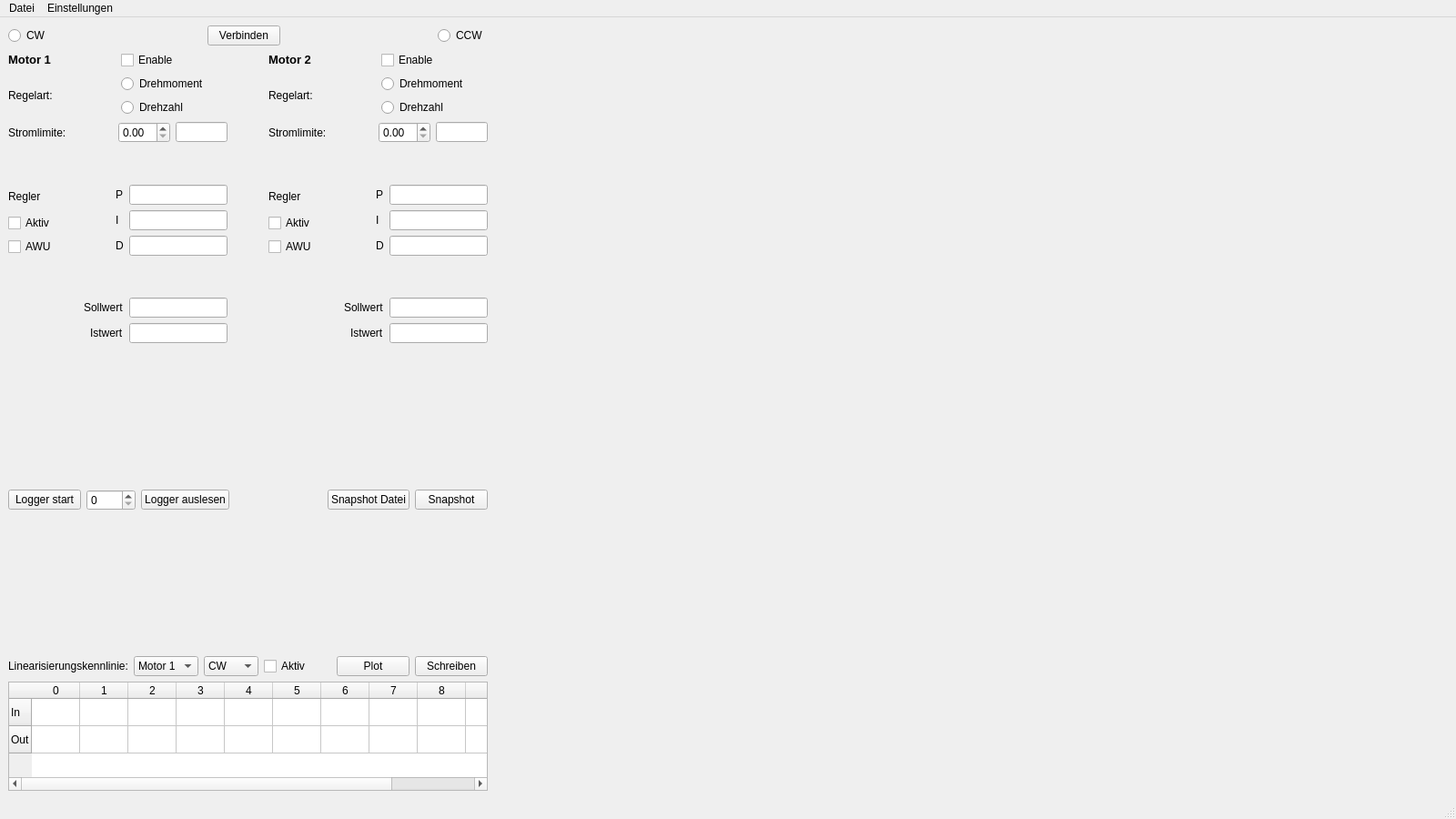
<?xml version="1.0" encoding="UTF-8"?>
<ui version="4.0">
 <class>MainWindow</class>
 <widget class="QMainWindow" name="MainWindow">
  <property name="geometry">
   <rect>
    <x>0</x>
    <y>0</y>
    <width>1600</width>
    <height>900</height>
   </rect>
  </property>
  <property name="windowTitle">
   <string>MainWindow</string>
  </property>
  <widget class="QWidget" name="centralwidget">
   <layout class="QHBoxLayout" name="horizontalLayout_14">
    <item>
     <layout class="QHBoxLayout" name="horizontalLayout_main" stretch="1,2">
      <item>
       <layout class="QVBoxLayout" name="verticalLayout_left">
        <item>
         <layout class="QHBoxLayout" name="horizontalLayout_con">
          <item>
           <widget class="QRadioButton" name="radio_cw">
            <property name="toolTip">
             <string>Drehrichtung mit dem Uhrzeigersin</string>
            </property>
            <property name="text">
             <string>CW</string>
            </property>
            <property name="autoExclusive">
             <bool>false</bool>
            </property>
           </widget>
          </item>
          <item>
           <spacer name="horizontalSpacer_2">
            <property name="orientation">
             <enum>Qt::Horizontal</enum>
            </property>
            <property name="sizeHint" stdset="0">
             <size>
              <width>40</width>
              <height>20</height>
             </size>
            </property>
           </spacer>
          </item>
          <item>
           <widget class="QPushButton" name="btn_connect">
            <property name="toolTip">
             <string>Mit PLC verbinden</string>
            </property>
            <property name="text">
             <string>Verbinden</string>
            </property>
           </widget>
          </item>
          <item>
           <spacer name="horizontalSpacer_3">
            <property name="orientation">
             <enum>Qt::Horizontal</enum>
            </property>
            <property name="sizeHint" stdset="0">
             <size>
              <width>40</width>
              <height>20</height>
             </size>
            </property>
           </spacer>
          </item>
          <item>
           <widget class="QRadioButton" name="radio_ccw">
            <property name="toolTip">
             <string>Drehrichtung gegen den Uhrzeigersin</string>
            </property>
            <property name="text">
             <string>CCW</string>
            </property>
            <property name="autoExclusive">
             <bool>false</bool>
            </property>
           </widget>
          </item>
         </layout>
        </item>
        <item>
         <layout class="QHBoxLayout" name="horizontalLayout_webview"/>
        </item>
        <item>
         <layout class="QHBoxLayout" name="horizontalLayout_motors">
          <item>
           <layout class="QVBoxLayout" name="verticalLayout_4">
            <item>
             <layout class="QHBoxLayout" name="horizontalLayout_16">
              <item>
               <widget class="QLabel" name="label_5">
                <property name="text">
                 <string>&lt;html&gt;&lt;head/&gt;&lt;body&gt;&lt;p&gt;&lt;span style=&quot; font-size:10pt; font-weight:600;&quot;&gt;Motor 1&lt;/span&gt;&lt;/p&gt;&lt;/body&gt;&lt;/html&gt;</string>
                </property>
               </widget>
              </item>
              <item>
               <widget class="QCheckBox" name="checkBox_enable_m1">
                <property name="toolTip">
                 <string>Motor 1 einschalten</string>
                </property>
                <property name="text">
                 <string>Enable</string>
                </property>
               </widget>
              </item>
             </layout>
            </item>
            <item>
             <layout class="QHBoxLayout" name="horizontalLayout_3">
              <item>
               <widget class="QLabel" name="label_7">
                <property name="text">
                 <string>Regelart:</string>
                </property>
               </widget>
              </item>
              <item>
               <layout class="QVBoxLayout" name="verticalLayout_11">
                <item>
                 <widget class="QRadioButton" name="radio_m1_m">
                  <property name="toolTip">
                   <string>Motor 1 soll Drehmoment geregelt sein</string>
                  </property>
                  <property name="text">
                   <string>Drehmoment</string>
                  </property>
                  <property name="autoExclusive">
                   <bool>false</bool>
                  </property>
                 </widget>
                </item>
                <item>
                 <widget class="QRadioButton" name="radio_m1_n">
                  <property name="toolTip">
                   <string>Motor 1 soll Drehzahl geregelt sein</string>
                  </property>
                  <property name="text">
                   <string>Drehzahl</string>
                  </property>
                  <property name="autoExclusive">
                   <bool>false</bool>
                  </property>
                 </widget>
                </item>
               </layout>
              </item>
             </layout>
            </item>
            <item>
             <layout class="QHBoxLayout" name="horizontalLayout_5" stretch="2,1,1">
              <item>
               <widget class="QLabel" name="label_9">
                <property name="text">
                 <string>Stromlimite:</string>
                </property>
               </widget>
              </item>
              <item>
               <widget class="QDoubleSpinBox" name="SpinBox_I_m1">
                <property name="toolTip">
                 <string>Stromlimit für Motor 1</string>
                </property>
               </widget>
              </item>
              <item>
               <widget class="QLineEdit" name="lineEdit_i1">
                <property name="toolTip">
                 <string>Aktuelle Stromaufnahme von Motor 1</string>
                </property>
                <property name="readOnly">
                 <bool>true</bool>
                </property>
               </widget>
              </item>
             </layout>
            </item>
            <item>
             <spacer name="verticalSpacer_4">
              <property name="orientation">
               <enum>Qt::Vertical</enum>
              </property>
              <property name="sizeHint" stdset="0">
               <size>
                <width>20</width>
                <height>40</height>
               </size>
              </property>
             </spacer>
            </item>
            <item>
             <layout class="QVBoxLayout" name="verticalLayout_3">
              <item>
               <layout class="QHBoxLayout" name="horizontalLayout">
                <item>
                 <layout class="QVBoxLayout" name="verticalLayout_13">
                  <item>
                   <widget class="QLabel" name="label">
                    <property name="text">
                     <string>Regler</string>
                    </property>
                   </widget>
                  </item>
                  <item>
                   <widget class="QCheckBox" name="checkBox_re_m1_active">
                    <property name="toolTip">
                     <string>Regler aktivieren</string>
                    </property>
                    <property name="text">
                     <string>Aktiv</string>
                    </property>
                   </widget>
                  </item>
                  <item>
                   <widget class="QCheckBox" name="checkBox_awu_m1_active">
                    <property name="toolTip">
                     <string>Anti Windup aktivieren</string>
                    </property>
                    <property name="text">
                     <string>AWU</string>
                    </property>
                   </widget>
                  </item>
                 </layout>
                </item>
                <item>
                 <spacer name="horizontalSpacer_6">
                  <property name="orientation">
                   <enum>Qt::Horizontal</enum>
                  </property>
                  <property name="sizeHint" stdset="0">
                   <size>
                    <width>40</width>
                    <height>20</height>
                   </size>
                  </property>
                 </spacer>
                </item>
                <item>
                 <layout class="QVBoxLayout" name="verticalLayout">
                  <item>
                   <widget class="QLabel" name="label_2">
                    <property name="text">
                     <string>P</string>
                    </property>
                   </widget>
                  </item>
                  <item>
                   <widget class="QLabel" name="label_4">
                    <property name="text">
                     <string>I</string>
                    </property>
                   </widget>
                  </item>
                  <item>
                   <widget class="QLabel" name="label_3">
                    <property name="text">
                     <string>D</string>
                    </property>
                   </widget>
                  </item>
                 </layout>
                </item>
                <item>
                 <layout class="QVBoxLayout" name="verticalLayout_2">
                  <item>
                   <widget class="QLineEdit" name="lineEdit_m1_p">
                    <property name="toolTip">
                     <string>Proportionalbeiwert des Reglers</string>
                    </property>
                   </widget>
                  </item>
                  <item>
                   <widget class="QLineEdit" name="lineEdit_m1_i">
                    <property name="toolTip">
                     <string>Integral Anteil des Reglers</string>
                    </property>
                   </widget>
                  </item>
                  <item>
                   <widget class="QLineEdit" name="lineEdit_m1_d">
                    <property name="toolTip">
                     <string>Differenzial Anteil des Reglers</string>
                    </property>
                   </widget>
                  </item>
                 </layout>
                </item>
               </layout>
              </item>
             </layout>
            </item>
            <item>
             <spacer name="verticalSpacer">
              <property name="orientation">
               <enum>Qt::Vertical</enum>
              </property>
              <property name="sizeHint" stdset="0">
               <size>
                <width>20</width>
                <height>40</height>
               </size>
              </property>
             </spacer>
            </item>
            <item>
             <layout class="QHBoxLayout" name="horizontalLayout_8">
              <item>
               <spacer name="horizontalSpacer_7">
                <property name="orientation">
                 <enum>Qt::Horizontal</enum>
                </property>
                <property name="sizeHint" stdset="0">
                 <size>
                  <width>40</width>
                  <height>20</height>
                 </size>
                </property>
               </spacer>
              </item>
              <item>
               <widget class="QLabel" name="label_15">
                <property name="text">
                 <string>Sollwert</string>
                </property>
               </widget>
              </item>
              <item>
               <widget class="QLineEdit" name="lineEdit_w_m1">
                <property name="toolTip">
                 <string>Sollwert W von Motor 1</string>
                </property>
               </widget>
              </item>
             </layout>
            </item>
            <item>
             <layout class="QHBoxLayout" name="horizontalLayout_9">
              <item>
               <spacer name="horizontalSpacer_8">
                <property name="orientation">
                 <enum>Qt::Horizontal</enum>
                </property>
                <property name="sizeHint" stdset="0">
                 <size>
                  <width>40</width>
                  <height>20</height>
                 </size>
                </property>
               </spacer>
              </item>
              <item>
               <widget class="QLabel" name="label_16">
                <property name="text">
                 <string>Istwert</string>
                </property>
               </widget>
              </item>
              <item>
               <widget class="QLineEdit" name="lineEdit_x_m1">
                <property name="toolTip">
                 <string>Istwert X von Motor 1</string>
                </property>
               </widget>
              </item>
             </layout>
            </item>
           </layout>
          </item>
          <item>
           <spacer name="horizontalSpacer_11">
            <property name="orientation">
             <enum>Qt::Horizontal</enum>
            </property>
            <property name="sizeHint" stdset="0">
             <size>
              <width>40</width>
              <height>20</height>
             </size>
            </property>
           </spacer>
          </item>
          <item>
           <layout class="QVBoxLayout" name="verticalLayout_5">
            <item>
             <layout class="QHBoxLayout" name="horizontalLayout_17">
              <item>
               <widget class="QLabel" name="label_6">
                <property name="text">
                 <string>&lt;html&gt;&lt;head/&gt;&lt;body&gt;&lt;p&gt;&lt;span style=&quot; font-size:10pt; font-weight:600;&quot;&gt;Motor 2&lt;/span&gt;&lt;/p&gt;&lt;/body&gt;&lt;/html&gt;</string>
                </property>
               </widget>
              </item>
              <item>
               <widget class="QCheckBox" name="checkBox_enable_m2">
                <property name="toolTip">
                 <string>Motor 2 einschalten</string>
                </property>
                <property name="text">
                 <string>Enable</string>
                </property>
               </widget>
              </item>
             </layout>
            </item>
            <item>
             <layout class="QHBoxLayout" name="horizontalLayout_4">
              <item>
               <widget class="QLabel" name="label_8">
                <property name="text">
                 <string>Regelart:</string>
                </property>
               </widget>
              </item>
              <item>
               <layout class="QVBoxLayout" name="verticalLayout_12">
                <item>
                 <widget class="QRadioButton" name="radio_m2_m">
                  <property name="toolTip">
                   <string>Motor 2 soll Drehmoment geregelt sein</string>
                  </property>
                  <property name="text">
                   <string>Drehmoment</string>
                  </property>
                  <property name="autoExclusive">
                   <bool>false</bool>
                  </property>
                 </widget>
                </item>
                <item>
                 <widget class="QRadioButton" name="radio_m2_n">
                  <property name="toolTip">
                   <string>Motor 2 soll Drehzahl geregelt sein</string>
                  </property>
                  <property name="text">
                   <string>Drehzahl</string>
                  </property>
                  <property name="autoExclusive">
                   <bool>false</bool>
                  </property>
                 </widget>
                </item>
               </layout>
              </item>
             </layout>
            </item>
            <item>
             <layout class="QHBoxLayout" name="horizontalLayout_6" stretch="2,1,1">
              <item>
               <widget class="QLabel" name="label_10">
                <property name="text">
                 <string>Stromlimite:</string>
                </property>
               </widget>
              </item>
              <item>
               <widget class="QDoubleSpinBox" name="SpinBox_I_m2">
                <property name="toolTip">
                 <string>Stromlimit für Motor 2</string>
                </property>
               </widget>
              </item>
              <item>
               <widget class="QLineEdit" name="lineEdit_i2">
                <property name="toolTip">
                 <string>Aktuelle Stromaufnahme von Motor 2</string>
                </property>
                <property name="readOnly">
                 <bool>true</bool>
                </property>
               </widget>
              </item>
             </layout>
            </item>
            <item>
             <spacer name="verticalSpacer_5">
              <property name="orientation">
               <enum>Qt::Vertical</enum>
              </property>
              <property name="sizeHint" stdset="0">
               <size>
                <width>20</width>
                <height>40</height>
               </size>
              </property>
             </spacer>
            </item>
            <item>
             <layout class="QVBoxLayout" name="verticalLayout_6">
              <item>
               <layout class="QHBoxLayout" name="horizontalLayout_7">
                <item>
                 <layout class="QVBoxLayout" name="verticalLayout_10">
                  <item>
                   <widget class="QLabel" name="label_11">
                    <property name="text">
                     <string>Regler</string>
                    </property>
                   </widget>
                  </item>
                  <item>
                   <widget class="QCheckBox" name="checkBox_re_m2_active">
                    <property name="toolTip">
                     <string>Regler aktivieren</string>
                    </property>
                    <property name="text">
                     <string>Aktiv</string>
                    </property>
                   </widget>
                  </item>
                  <item>
                   <widget class="QCheckBox" name="checkBox_awu_m2_active">
                    <property name="toolTip">
                     <string>Anti Windup aktivieren</string>
                    </property>
                    <property name="text">
                     <string>AWU</string>
                    </property>
                   </widget>
                  </item>
                 </layout>
                </item>
                <item>
                 <spacer name="horizontalSpacer_5">
                  <property name="orientation">
                   <enum>Qt::Horizontal</enum>
                  </property>
                  <property name="sizeHint" stdset="0">
                   <size>
                    <width>40</width>
                    <height>20</height>
                   </size>
                  </property>
                 </spacer>
                </item>
                <item>
                 <layout class="QVBoxLayout" name="verticalLayout_7">
                  <item>
                   <widget class="QLabel" name="label_12">
                    <property name="text">
                     <string>P</string>
                    </property>
                   </widget>
                  </item>
                  <item>
                   <widget class="QLabel" name="label_13">
                    <property name="text">
                     <string>I</string>
                    </property>
                   </widget>
                  </item>
                  <item>
                   <widget class="QLabel" name="label_14">
                    <property name="text">
                     <string>D</string>
                    </property>
                   </widget>
                  </item>
                 </layout>
                </item>
                <item>
                 <layout class="QVBoxLayout" name="verticalLayout_8">
                  <item>
                   <widget class="QLineEdit" name="lineEdit_m2_p">
                    <property name="toolTip">
                     <string>Proportionalbeiwert des Reglers</string>
                    </property>
                   </widget>
                  </item>
                  <item>
                   <widget class="QLineEdit" name="lineEdit_m2_i">
                    <property name="toolTip">
                     <string>Integral Anteil des Reglers</string>
                    </property>
                   </widget>
                  </item>
                  <item>
                   <widget class="QLineEdit" name="lineEdit_m2_d">
                    <property name="toolTip">
                     <string>Differenzial Anteil des Reglers</string>
                    </property>
                   </widget>
                  </item>
                 </layout>
                </item>
               </layout>
              </item>
             </layout>
            </item>
            <item>
             <spacer name="verticalSpacer_2">
              <property name="orientation">
               <enum>Qt::Vertical</enum>
              </property>
              <property name="sizeHint" stdset="0">
               <size>
                <width>20</width>
                <height>40</height>
               </size>
              </property>
             </spacer>
            </item>
            <item>
             <layout class="QHBoxLayout" name="horizontalLayout_11">
              <item>
               <spacer name="horizontalSpacer_9">
                <property name="orientation">
                 <enum>Qt::Horizontal</enum>
                </property>
                <property name="sizeHint" stdset="0">
                 <size>
                  <width>40</width>
                  <height>20</height>
                 </size>
                </property>
               </spacer>
              </item>
              <item>
               <widget class="QLabel" name="label_18">
                <property name="text">
                 <string>Sollwert</string>
                </property>
               </widget>
              </item>
              <item>
               <widget class="QLineEdit" name="lineEdit_w_m2">
                <property name="toolTip">
                 <string>Sollwert W von Motor 2</string>
                </property>
               </widget>
              </item>
             </layout>
            </item>
            <item>
             <layout class="QHBoxLayout" name="horizontalLayout_10">
              <item>
               <spacer name="horizontalSpacer_10">
                <property name="orientation">
                 <enum>Qt::Horizontal</enum>
                </property>
                <property name="sizeHint" stdset="0">
                 <size>
                  <width>40</width>
                  <height>20</height>
                 </size>
                </property>
               </spacer>
              </item>
              <item>
               <widget class="QLabel" name="label_17">
                <property name="text">
                 <string>Istwert</string>
                </property>
               </widget>
              </item>
              <item>
               <widget class="QLineEdit" name="lineEdit_x_m2">
                <property name="toolTip">
                 <string>Istwert X von Motor 2</string>
                </property>
               </widget>
              </item>
             </layout>
            </item>
           </layout>
          </item>
         </layout>
        </item>
        <item>
         <spacer name="verticalSpacer_7">
          <property name="orientation">
           <enum>Qt::Vertical</enum>
          </property>
          <property name="sizeHint" stdset="0">
           <size>
            <width>20</width>
            <height>40</height>
           </size>
          </property>
         </spacer>
        </item>
        <item>
         <layout class="QHBoxLayout" name="horizontalLayout_logger">
          <item>
           <widget class="QPushButton" name="btn_start_logger">
            <property name="toolTip">
             <string>Logger starten</string>
            </property>
            <property name="text">
             <string>Logger start</string>
            </property>
           </widget>
          </item>
          <item>
           <widget class="QSpinBox" name="spinBox_len_logger">
            <property name="toolTip">
             <string>Dauer des Loggers einstellen</string>
            </property>
            <property name="maximum">
             <number>1000</number>
            </property>
            <property name="singleStep">
             <number>1</number>
            </property>
           </widget>
          </item>
          <item>
           <widget class="QPushButton" name="btn_read_logger">
            <property name="toolTip">
             <string>Daten aus dem Logger auslesen</string>
            </property>
            <property name="statusTip">
             <string>Loggerdaten werden als Plot dargestellt und als Textdatei 'logger_data.txt' im aktuellen Verzeichniss gespeichert</string>
            </property>
            <property name="text">
             <string>Logger auslesen</string>
            </property>
           </widget>
          </item>
          <item>
           <spacer name="horizontalSpacer_4">
            <property name="orientation">
             <enum>Qt::Horizontal</enum>
            </property>
            <property name="sizeHint" stdset="0">
             <size>
              <width>40</width>
              <height>20</height>
             </size>
            </property>
           </spacer>
          </item>
          <item>
           <widget class="QPushButton" name="btn_snap_file">
            <property name="toolTip">
             <string>Erstelle neue Snapshot Datei</string>
            </property>
            <property name="statusTip">
             <string>Erstellt eine neue Datei 'snapshot.txt' im aktuellen Verzeichniss</string>
            </property>
            <property name="text">
             <string>Snapshot Datei</string>
            </property>
           </widget>
          </item>
          <item>
           <widget class="QPushButton" name="btn_snap">
            <property name="toolTip">
             <string>Mache Snapshot der aktuellen Prozessvariabeln</string>
            </property>
            <property name="statusTip">
             <string>Schreibt die aktuellen Prozessvariabeln [W Drehzahl, W Drehmoment, Strom M1, Strom M2, Drehzahl, Drehmoment] in die Snapshot Datei </string>
            </property>
            <property name="text">
             <string>Snapshot</string>
            </property>
           </widget>
          </item>
         </layout>
        </item>
        <item>
         <spacer name="verticalSpacer_6">
          <property name="orientation">
           <enum>Qt::Vertical</enum>
          </property>
          <property name="sizeHint" stdset="0">
           <size>
            <width>20</width>
            <height>40</height>
           </size>
          </property>
         </spacer>
        </item>
        <item>
         <layout class="QHBoxLayout" name="horizontalLayout_lin">
          <item>
           <widget class="QLabel" name="label_19">
            <property name="text">
             <string>Linearisierungskennlinie:</string>
            </property>
           </widget>
          </item>
          <item>
           <widget class="QComboBox" name="comboBox_motor">
            <property name="toolTip">
             <string>Motor auswählen</string>
            </property>
            <item>
             <property name="text">
              <string>Motor 1</string>
             </property>
            </item>
            <item>
             <property name="text">
              <string>Motor 2</string>
             </property>
            </item>
           </widget>
          </item>
          <item>
           <widget class="QComboBox" name="comboBox_cw">
            <property name="toolTip">
             <string>Richtung auswählen</string>
            </property>
            <item>
             <property name="text">
              <string>CW</string>
             </property>
            </item>
            <item>
             <property name="text">
              <string>CCW</string>
             </property>
            </item>
           </widget>
          </item>
          <item>
           <widget class="QCheckBox" name="checkBox_lin_active">
            <property name="toolTip">
             <string>Linearisierungskennlinie aktivieren</string>
            </property>
            <property name="text">
             <string>Aktiv</string>
            </property>
           </widget>
          </item>
          <item>
           <spacer name="horizontalSpacer">
            <property name="orientation">
             <enum>Qt::Horizontal</enum>
            </property>
            <property name="sizeHint" stdset="0">
             <size>
              <width>40</width>
              <height>20</height>
             </size>
            </property>
           </spacer>
          </item>
          <item>
           <widget class="QPushButton" name="btn_plot">
            <property name="toolTip">
             <string>Plot der ausgewählten Kennlinie zeigen</string>
            </property>
            <property name="text">
             <string>Plot</string>
            </property>
           </widget>
          </item>
          <item>
           <widget class="QPushButton" name="btn_write_lin">
            <property name="toolTip">
             <string>Gewählte Kennlinie überschreiben</string>
            </property>
            <property name="text">
             <string>Schreiben</string>
            </property>
           </widget>
          </item>
         </layout>
        </item>
        <item>
         <widget class="QTableWidget" name="tableWidget">
          <property name="maximumSize">
           <size>
            <width>16777215</width>
            <height>120</height>
           </size>
          </property>
          <property name="toolTip">
           <string>Tabelle zeigt die Werte der ausgewählten Kennlinie</string>
          </property>
          <attribute name="horizontalHeaderMinimumSectionSize">
           <number>30</number>
          </attribute>
          <attribute name="horizontalHeaderDefaultSectionSize">
           <number>53</number>
          </attribute>
          <row>
           <property name="text">
            <string>In</string>
           </property>
          </row>
          <row>
           <property name="text">
            <string>Out</string>
           </property>
          </row>
          <column>
           <property name="text">
            <string>0</string>
           </property>
          </column>
          <column>
           <property name="text">
            <string>1</string>
           </property>
          </column>
          <column>
           <property name="text">
            <string>2</string>
           </property>
          </column>
          <column>
           <property name="text">
            <string>3</string>
           </property>
          </column>
          <column>
           <property name="text">
            <string>4</string>
           </property>
          </column>
          <column>
           <property name="text">
            <string>5</string>
           </property>
          </column>
          <column>
           <property name="text">
            <string>6</string>
           </property>
          </column>
          <column>
           <property name="text">
            <string>7</string>
           </property>
          </column>
          <column>
           <property name="text">
            <string>8</string>
           </property>
          </column>
          <column>
           <property name="text">
            <string>9</string>
           </property>
          </column>
          <column>
           <property name="text">
            <string>10</string>
           </property>
          </column>
         </widget>
        </item>
       </layout>
      </item>
      <item>
       <layout class="QVBoxLayout" name="traceLayout">
        <item>
         <spacer name="verticalSpacer_3">
          <property name="orientation">
           <enum>Qt::Vertical</enum>
          </property>
          <property name="sizeHint" stdset="0">
           <size>
            <width>20</width>
            <height>40</height>
           </size>
          </property>
         </spacer>
        </item>
       </layout>
      </item>
     </layout>
    </item>
   </layout>
  </widget>
  <widget class="QMenuBar" name="menubar">
   <property name="geometry">
    <rect>
     <x>0</x>
     <y>0</y>
     <width>1600</width>
     <height>26</height>
    </rect>
   </property>
   <widget class="QMenu" name="menuDatei">
    <property name="title">
     <string>Datei</string>
    </property>
    <addaction name="actionKonfiguration_speichern"/>
    <addaction name="actionKonfiguration_laden"/>
    <addaction name="separator"/>
    <addaction name="actionSchliessen"/>
   </widget>
   <widget class="QMenu" name="menuEinstellungen">
    <property name="title">
     <string>Einstellungen</string>
    </property>
    <widget class="QMenu" name="menuAuto_Linearisierung_starten">
     <property name="title">
      <string>Auto Linearisierung starten</string>
     </property>
     <addaction name="actionMotor_1"/>
     <addaction name="actionMotor_2"/>
    </widget>
    <addaction name="actionVerbinden"/>
    <addaction name="actionAutoVerbinden"/>
    <addaction name="actionPLC_IP"/>
    <addaction name="separator"/>
    <addaction name="actionNot_Aus_Quittieren"/>
    <addaction name="separator"/>
    <addaction name="actionPLC_Herunterfahren"/>
    <addaction name="menuAuto_Linearisierung_starten"/>
    <addaction name="actionLinearisierungskennline_validieren"/>
    <addaction name="actionAuto_Regler"/>
   </widget>
   <addaction name="menuDatei"/>
   <addaction name="menuEinstellungen"/>
  </widget>
  <widget class="QStatusBar" name="statusbar"/>
  <action name="actionSchliessen">
   <property name="text">
    <string>Schliessen</string>
   </property>
  </action>
  <action name="actionNeu">
   <property name="text">
    <string>Neu</string>
   </property>
  </action>
  <action name="actionVerbinden">
   <property name="text">
    <string>Verbinden</string>
   </property>
  </action>
  <action name="actionAutoVerbinden">
   <property name="checkable">
    <bool>true</bool>
   </property>
   <property name="text">
    <string>Automatisch Verbinden</string>
   </property>
  </action>
  <action name="actionNot_Aus_Quittieren">
   <property name="text">
    <string>Not-Aus Quittieren</string>
   </property>
  </action>
  <action name="actionPLC_IP">
   <property name="text">
    <string>PLC IP einstellen</string>
   </property>
  </action>
  <action name="actionKonfiguration_speichern">
   <property name="text">
    <string>Konfiguration speichern</string>
   </property>
  </action>
  <action name="actionKonfiguration_laden">
   <property name="text">
    <string>Konfiguration laden</string>
   </property>
  </action>
  <action name="actionPLC_Herunterfahren">
   <property name="text">
    <string>PLC Herunterfahren</string>
   </property>
  </action>
  <action name="actionMotor_1">
   <property name="text">
    <string>Motor 1</string>
   </property>
  </action>
  <action name="actionMotor_2">
   <property name="text">
    <string>Motor 2</string>
   </property>
  </action>
  <action name="actionAuto_Regler">
   <property name="text">
    <string>Auto Regler nach T-Summen-Regel</string>
   </property>
  </action>
  <action name="actionLinearisierungskennline_validieren">
   <property name="text">
    <string>Linearisierungskennline validieren</string>
   </property>
  </action>
 </widget>
 <resources/>
 <connections/>
</ui>
